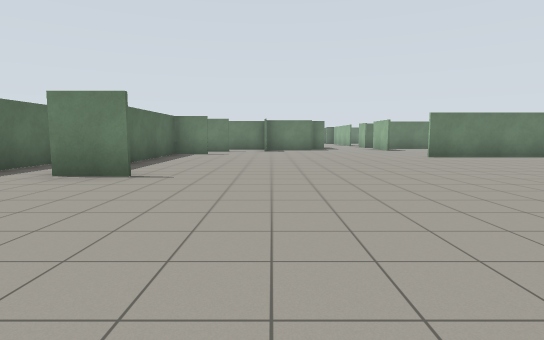
[1] (above)

24 first-person views from a walk through a Gazebo world. The camera is 1.2 m above the floor, tilts 6° down and sees 80° across. The floor is counted in squares, 2 m on a side. Each view is taken from the middle of a square. On the plan, view 1 faces up. The plan holds only what a view shows up to about 9 squares ahead; the rest is blank.

[2]
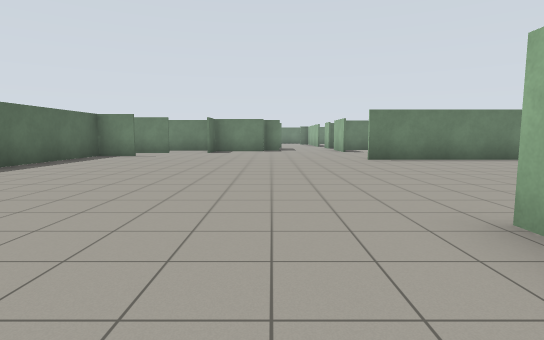

[3]
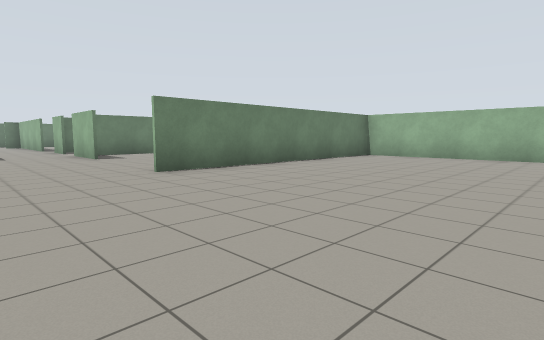

[4]
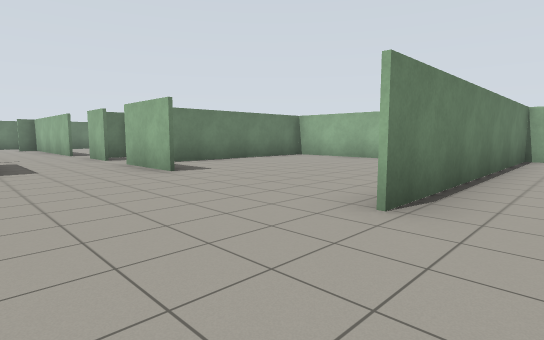

[5]
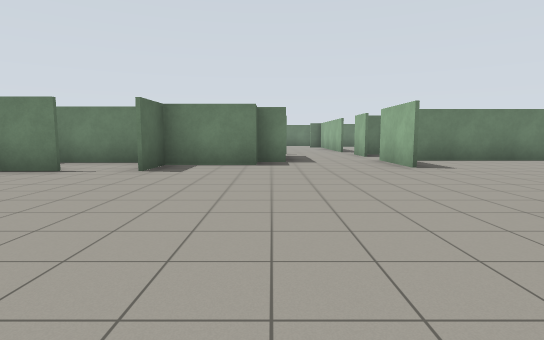

[6]
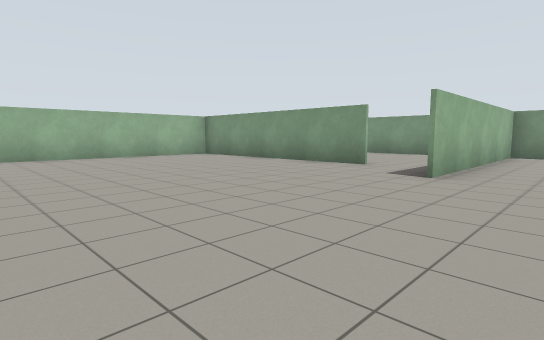

[7]
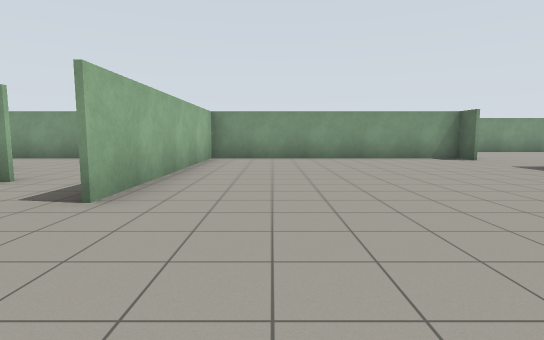

[8]
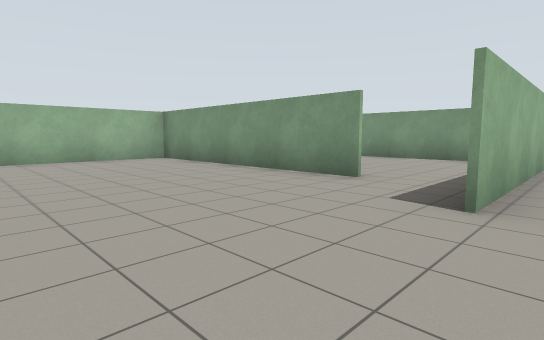

[9]
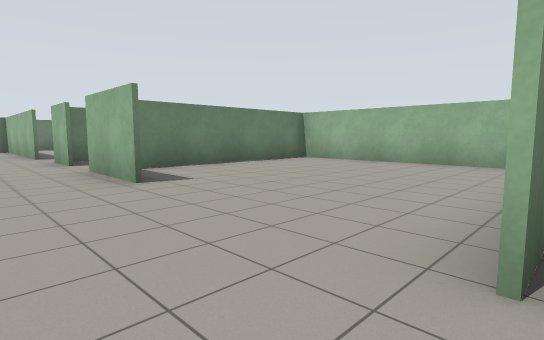

[10]
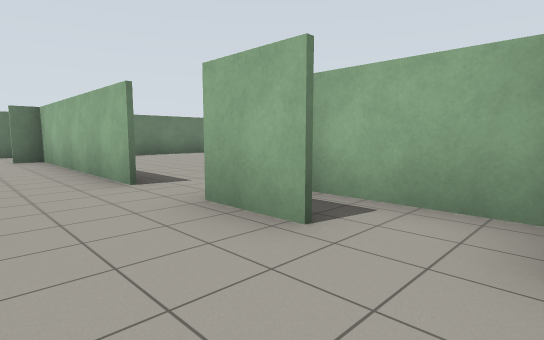

[11]
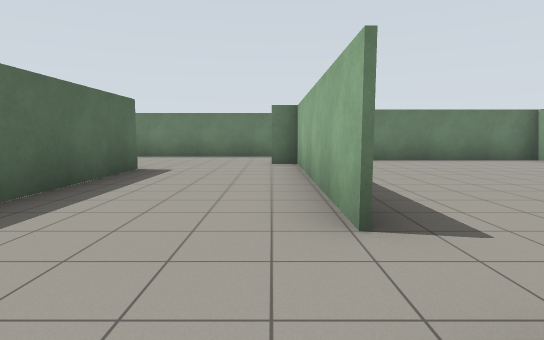

[12]
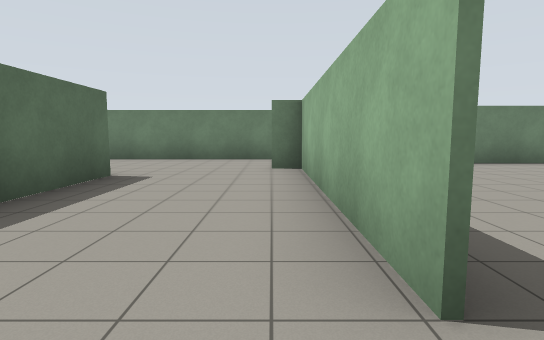

[13]
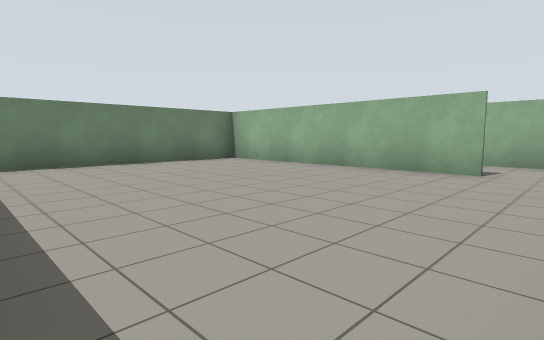

[14]
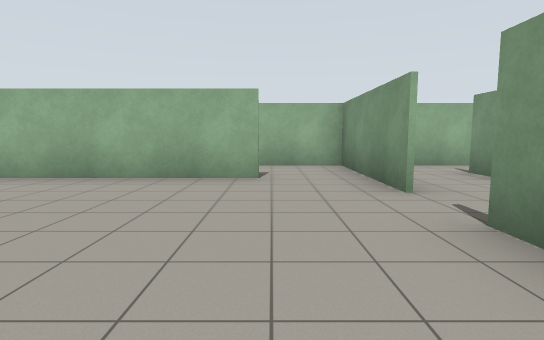

[15]
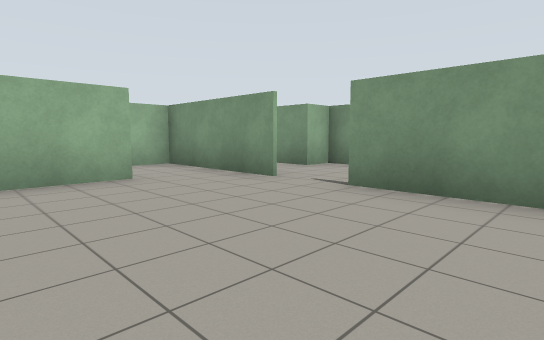

[16]
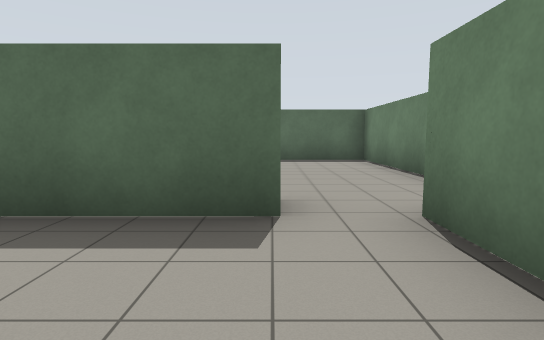

[17]
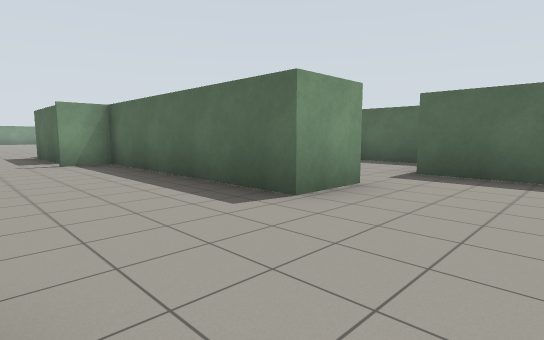

[18]
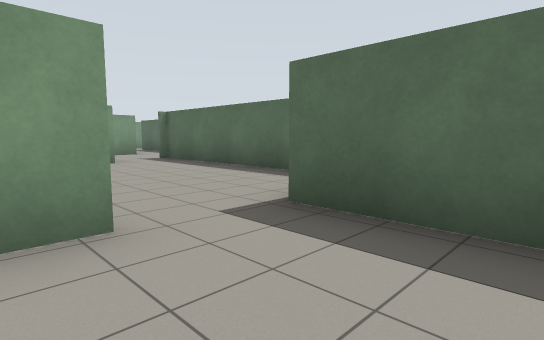

[19]
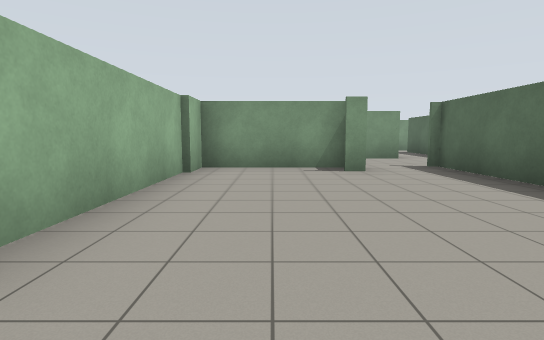

[20]
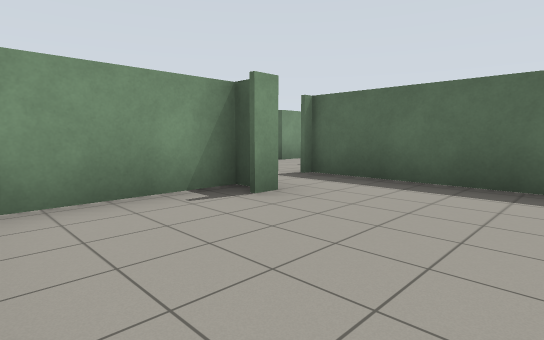

[21]
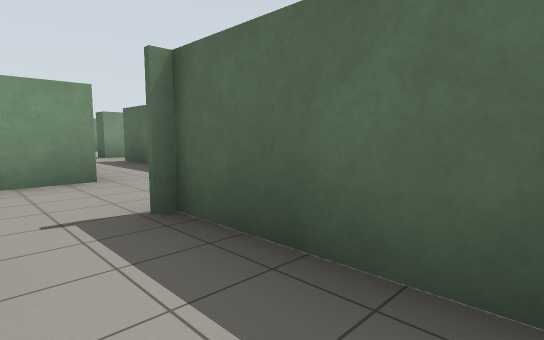

[22]
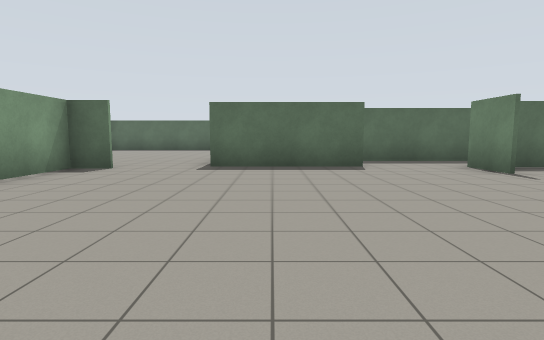

[23]
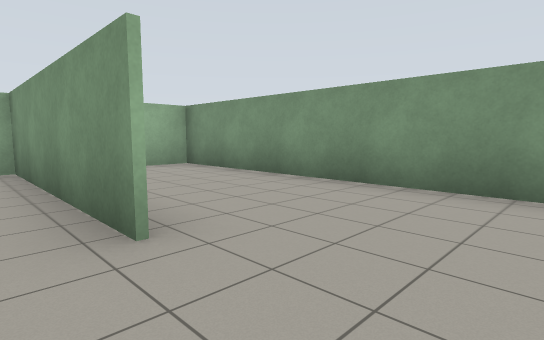

[24]
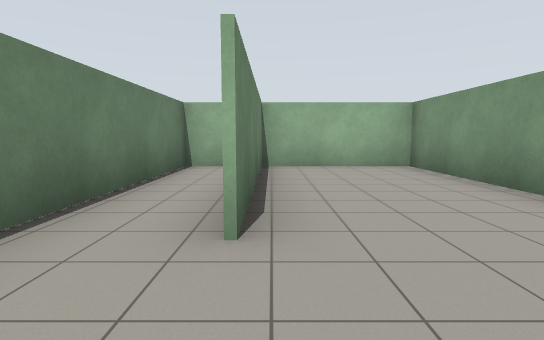

### Floor plan
Points are (right, up) in squares from view 1. A wall is a line through its corners. A room is listed if a view was taken in it or the views show most of it. See-through windows are left out.
Room 1 (views 1, 2, 3, 4, 5, 6, 7, 8, 9, 10, 11, 12, 13, 22)
walls: (4.6, 13) (4.6, 15.1); (1.8, 13.7) (-0.2, 13.7) (-0.2, 12.5); (5.4, 1.8) (11.5, 1.8); (10.2, 10.1) (10.2, 15.8); (-2.1, 4.8) (-3.3, 4.8); (-1.6, 12.5) (-2.7, 12.5); (5.8, 15.1) (5.8, 17.3); (-3.3, 10.1) (-3.3, 5.6); (-1, 14.3) (-2.9, 14.3); (4.6, 16.2) (4.6, 17.6); (-3.3, 2.9) (-3.3, -0.3); (2.3, 16.9) (2.3, 14.3) (1.6, 14.3); (9.9, 14.9) (5.5, 14.9); (11.4, 2) (11.4, 9.2) (4.4, 9.2); (5.4, 17.5) (4.9, 17.5); (4.6, 19) (4.5, 24) (4, 24); (-3, -1.9) (-3, -2.7) (3.6, -2.7) (3.6, 3.2); (1.5, 22.9) (1.5, 17.6)
ways out: opening at (5, 18.5) to room 2; opening at (3, 23.5) to room 3; opening at (5, 2) to room 5; opening at (-3, -1); opening at (-3, 3.5)
Room 2 (views 14, 15, 16)
walls: (10.6, 19.1) (10.6, 25.1) (4.5, 25.1); (9.3, 17.6) (10.5, 17.6); (6.3, 17.6) (8.2, 17.6); (4.6, 24.1) (4.6, 21.9)
ways out: opening at (5, 18.5) to room 1; opening at (5, 25) to room 3; opening at (10.5, 17); opening at (11, 19)
Room 3 (views 17, 18)
walls: (0.3, 22.9) (1.5, 22.9); (4.3, 26.3) (-1.2, 26.3) (-1.2, 23)
ways out: opening at (3, 23.5) to room 1; opening at (5, 25) to room 2; opening at (-0.5, 23) to room 4
Room 4 (views 19, 20, 21)
walls: (-1.7, 17.6) (-1.2, 17.6); (-3.3, 22.2) (-3.3, 16.6); (-1.6, 16.8) (1.5, 16.8) (1.5, 21.4); (1.3, 17.6) (2.5, 17.6)
ways out: opening at (-0.5, 23) to room 3; gap at (-2, 17)
Room 5 (view 23)
walls: (6.8, 0.3) (11.5, 0.3); (11.4, 0) (11.4, 2); (11.5, 1.7) (7, 1.7)
ways out: opening at (5, 2) to room 1; opening at (5.5, 0) to room 6
Room 6 (view 24)
walls: (11.1, 0.2) (6.8, 0.2); (5.1, -2.7) (11.4, -2.7) (11.4, 0)
ways out: opening at (5.5, 0) to room 5
Room 7 (no view inside)
walls: (-5, 12.4) (-5, 10.9); (-5.5, 9.6) (-5, 9.6)
ways out: opening at (-4, 13.5)

Where each view was taken, in squares from view 1:
view 1: 0 up, 0 right, facing up
view 2: 1 up, 2 right, facing up
view 3: 4 up, 2 right, facing up-right
view 4: 8 up, 2 right, facing up-right
view 5: 7 up, 2 right, facing up
view 6: 8 up, 2 right, facing down-right
view 7: 6 up, 2 right, facing down
view 8: 6 up, 3 right, facing down-right
view 9: 9 up, 3 right, facing up-right
view 10: 15 up, 3 right, facing up-right
view 11: 17 up, 4 right, facing up
view 12: 18 up, 4 right, facing up
view 13: 18 up, 5 right, facing up-right
view 14: 19 up, 6 right, facing right
view 15: 21 up, 6 right, facing down-right
view 16: 24 up, 7 right, facing left
view 17: 25 up, 4 right, facing down-left
view 18: 25 up, 1 right, facing down-left
view 19: 23 up, 0 right, facing down
view 20: 20 up, 1 right, facing down-left
view 21: 19 up, 2 left, facing down-left
view 22: 1 up, 3 right, facing left
view 23: 1 up, 5 right, facing down-right
view 24: 0 up, 5 right, facing right
